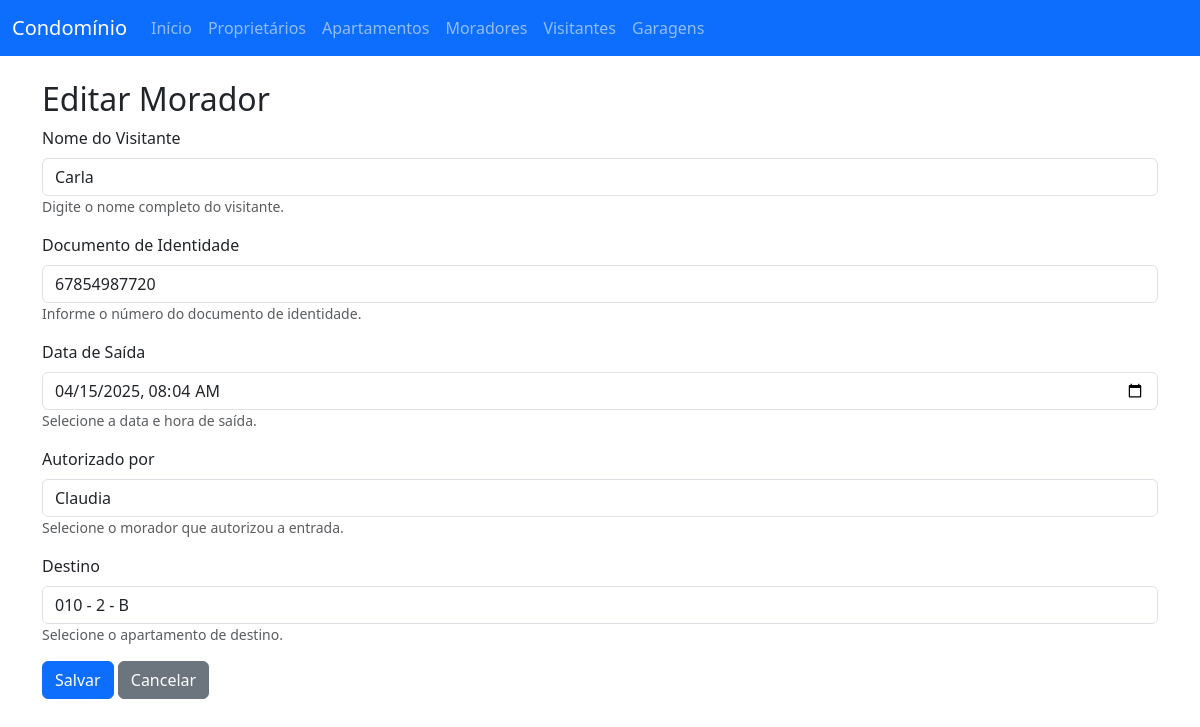
Screenshot of /visitantes/visitante/update/12/ with the database file from the repository.
### visitantes/models.py (models this page shows, shortened)
class Visitante(models.Model):
    nome = models.CharField(max_length=100)
    cpf = models.CharField(max_length=14)
    data_entrada = models.DateTimeField(auto_now_add=True)
    data_saida = models.DateTimeField(null=True, blank=True)
    autorizado_por = models.ForeignKey(Morador, on_delete=models.CASCADE)
    destino = models.ForeignKey(Apartamento, on_delete=models.CASCADE)

### visitantes/views.py (the view)
# urls.py: path('visitante/update/<int:pk>/', VisitanteUpdateView.as_view(), name='visitante_update'),
class VisitanteUpdateView(UpdateView):
    model = Visitante
    form_class = VisitanteForm
    template_name = 'visitantes/visitante_form.html'
    success_url = reverse_lazy('visitante_list') # Redireciona para a lista de visitantes após atualizar um visitante

### visitantes/forms.py
class VisitanteForm(forms.ModelForm):
    class Meta:
        model = Visitante
        fields = ['nome', 'cpf','data_saida', 'autorizado_por', 'destino']
        widgets = {
            'nome': forms.TextInput(attrs={'class': 'form-control'}),
            'cpf': forms.TextInput(attrs={'class': 'form-control'}),
            'data_saida': forms.DateTimeInput(attrs={'class': 'form-control', 'type': 'datetime-local'}),
            'autorizado_por': forms.Select(attrs={'class': 'form-control'}),
            'destino': forms.Select(attrs={'class': 'form-control'}),
        }
        labels = {
            'nome': 'Nome do Visitante',
            'cpf': 'Documento de Identidade',
            'data_saida': 'Data de Saída',
            'autorizado_por': 'Autorizado por',
            'destino': 'Destino',
        }
        help_texts = {
            'nome': 'Digite o nome completo do visitante.',
            'cpf': 'Informe o número do documento de identidade.',
            'data_saida': 'Selecione a data e hora de saída.',
            'autorizado_por': 'Selecione o morador que autorizou a entrada.',
            'destino': 'Selecione o apartamento de destino.',
        }

### apartamentos/models.py (called while the page is built)
    def __str__(self):
        bloco_str = f" - {self.bloco}" if self.bloco else ""
        andar_str = f" - {self.andar}" if self.andar else ""
        return f"{self.numero}{andar_str}{bloco_str}"

### usuarios/models.py (called while the page is built)
    def __str__(self):
        return self.username

### visitantes/templates/visitantes/visitante_form.html (shortened to what this page needs)
{% extends 'visitantes/base.html' %}
{% block content %}
<h2>{% if form.instance.pk %}Editar{% else %}Novo{% endif %} Morador</h2>
<form method="post" novalidate>
    {% for field in form %}
        <div class="mb-3">
            <label for="{{ field.id_for_label }}" class="form-label">{{ field.label }}</label>
            {{ field }}
            {% if field.help_text %}
                <small class="form-text text-muted">{{ field.help_text }}</small>
            {% endif %}
        </div>
    {% endfor %}
    <button type="submit" class="btn btn-primary">Salvar</button>
    <a href="{% url 'visitante_list' %}" class="btn btn-secondary">Cancelar</a>
</form>
{% endblock %}

### rows the page displays
Visitante: form "Carla" "67854987720" "04/15/2025 08:04" "Claudia" "010 - 2 - B"

### other values shown
{{ field.label }} "Nome do Visitante" "Documento de Identidade" "Data de Saída" "Autorizado por" "Destino"
{{ field.help_text }} "Digite o nome completo do visitante." "Informe o número do documento de identidade." "Selecione a data e hora de saída." "Selecione o morador que autorizou a entrada." "Selecione o apartamento de destino."
